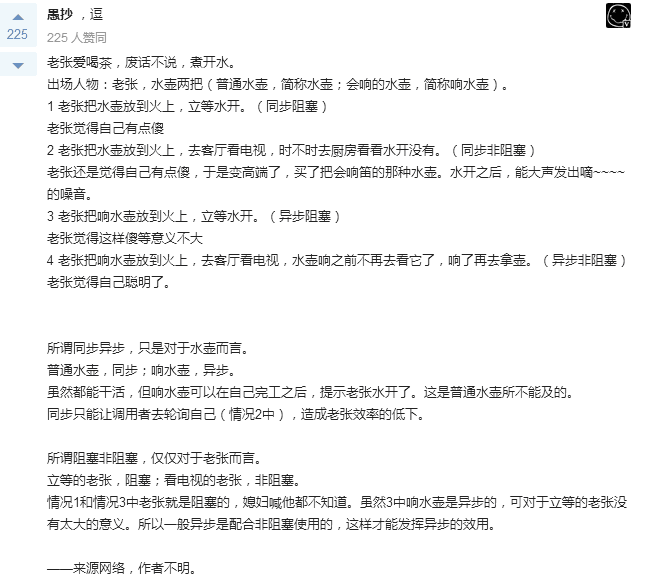
#> input picture callback.png, 648 x 581 px
$ python my_word_cloud.py
#> lines starting #> are read from the running program, lines starting #| are printed output that depends on the picture
#!/usr/bin/python
#-*- coding: utf-8 -*-
"""
Using custom colors
====================
Using the recolor method and custom coloring functions.
"""

import numpy as np
from PIL import Image
from os import path
import matplotlib.pyplot as plt
import random
import os

from wordcloud import WordCloud, STOPWORDS


font=os.path.join(os.path.dirname(__file__), "DroidSansFallbackFull.ttf")
font='simhei.ttf'
def grey_color_func(word, font_size, position, orientation, random_state=None, **kwargs):
    return "hsl(0, 0%%, %d%%)" % random.randint(60, 100)

d = path.dirname(__file__)


mask = np.array(Image.open(path.join(d, "callback.png")))
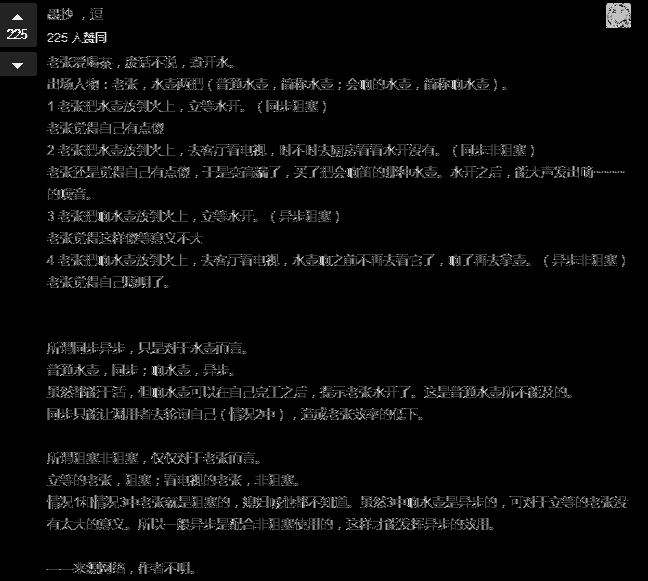
#> mask: shape (581, 648); min 0, max 29, mean 1; drawn with min black and max white
#mask = np.array(Image.open(path.join(d, "04.png")))


#> (the run stopped early here; a loop or call above may not have finished)
